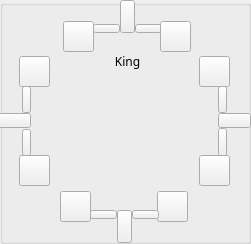
   <widget class="QGroupBox" name="groupBox_5">
    <property name="geometry">
     <rect>
      <x>1286</x>
      <y>39</y>
      <width>251</width>
      <height>244</height>
     </rect>
    </property>
    <property name="title">
     <string/>
    </property>
    <widget class="QPushButton" name="pushButton_148">
     <property name="geometry">
      <rect>
       <x>120</x>
       <y>0</y>
       <width>15</width>
       <height>33</height>
      </rect>
     </property>
     <property name="minimumSize">
      <size>
       <width>15</width>
       <height>33</height>
      </size>
     </property>
     <property name="maximumSize">
      <size>
       <width>15</width>
       <height>33</height>
      </size>
     </property>
     <property name="sizeIncrement">
      <size>
       <width>1</width>
       <height>1</height>
      </size>
     </property>
     <property name="styleSheet">
      <string notr="true">#pushButton_28{
background-color: green;
border-style: outset;
}
#pushButton_28:checked{
	background-color: red;
}</string>
     </property>
     <property name="text">
      <string/>
     </property>
     <property name="checkable">
      <bool>true</bool>
     </property>
    </widget>
    <widget class="QPushButton" name="pushButton_149">
     <property name="geometry">
      <rect>
       <x>-2</x>
       <y>113</y>
       <width>33</width>
       <height>15</height>
      </rect>
     </property>
     <property name="minimumSize">
      <size>
       <width>33</width>
       <height>15</height>
      </size>
     </property>
     <property name="maximumSize">
      <size>
       <width>33</width>
       <height>15</height>
      </size>
     </property>
     <property name="styleSheet">
      <string notr="true">#pushButton_32{
background-color: green;
border-style: outset;
}
#pushButton_32:checked{
	background-color: red;
}</string>
     </property>
     <property name="text">
      <string/>
     </property>
     <property name="checkable">
      <bool>true</bool>
     </property>
    </widget>
    <widget class="QPushButton" name="pushButton_150">
     <property name="geometry">
      <rect>
       <x>22</x>
       <y>86</y>
       <width>9</width>
       <height>27</height>
      </rect>
     </property>
     <property name="minimumSize">
      <size>
       <width>9</width>
       <height>27</height>
      </size>
     </property>
     <property name="maximumSize">
      <size>
       <width>9</width>
       <height>27</height>
      </size>
     </property>
     <property name="styleSheet">
      <string notr="true">#pushButton_30{
background-color: green;
border-style: outset;
}
#pushButton_30:checked{
	background-color: red;
}</string>
     </property>
     <property name="text">
      <string/>
     </property>
     <property name="checkable">
      <bool>true</bool>
     </property>
    </widget>
    <widget class="QPushButton" name="pushButton_151">
     <property name="geometry">
      <rect>
       <x>157</x>
       <y>191</y>
       <width>31</width>
       <height>31</height>
      </rect>
     </property>
     <property name="minimumSize">
      <size>
       <width>31</width>
       <height>31</height>
      </size>
     </property>
     <property name="maximumSize">
      <size>
       <width>31</width>
       <height>31</height>
      </size>
     </property>
     <property name="styleSheet">
      <string notr="true">#pushButton_6{
border-image: url(:/img/relaySPDT.png);
background-color: green;
border-style: outset;
border-radius: 5px;
border-width:2px;
border-color:beige;
font-size:12px;
font-weight:100;
color: white;
max-width:23px;
max-height:23px;
min-width:23px;
min-height:23px;
padding:2px;

}
#pushButton_6:checked{
	background-color: red;
}</string>
     </property>
     <property name="text">
      <string/>
     </property>
     <property name="checkable">
      <bool>true</bool>
     </property>
    </widget>
    <widget class="QPushButton" name="pushButton_152">
     <property name="geometry">
      <rect>
       <x>63</x>
       <y>21</y>
       <width>31</width>
       <height>31</height>
      </rect>
     </property>
     <property name="minimumSize">
      <size>
       <width>31</width>
       <height>31</height>
      </size>
     </property>
     <property name="maximumSize">
      <size>
       <width>31</width>
       <height>31</height>
      </size>
     </property>
     <property name="styleSheet">
      <string notr="true">#pushButton_22{
border-image: url(:/img/relaySPDT.png);
background-color: green;
border-style: outset;
border-radius: 5px;
border-width:2px;
border-color:beige;
font-size:12px;
font-weight:100;
color: white;
max-width:23px;
max-height:23px;
min-width:23px;
min-height:23px;
padding:2px;

}
#pushButton_22:checked{
	background-color: red;
}</string>
     </property>
     <property name="text">
      <string/>
     </property>
     <property name="checkable">
      <bool>true</bool>
     </property>
    </widget>
    <widget class="QPushButton" name="pushButton_153">
     <property name="geometry">
      <rect>
       <x>117</x>
       <y>210</y>
       <width>15</width>
       <height>33</height>
      </rect>
     </property>
     <property name="minimumSize">
      <size>
       <width>15</width>
       <height>33</height>
      </size>
     </property>
     <property name="maximumSize">
      <size>
       <width>15</width>
       <height>33</height>
      </size>
     </property>
     <property name="sizeIncrement">
      <size>
       <width>1</width>
       <height>1</height>
      </size>
     </property>
     <property name="styleSheet">
      <string notr="true">#pushButton_11{
background-color: green;
border-style: outset;
}
#pushButton_11:checked{
	background-color: red;
}</string>
     </property>
     <property name="text">
      <string/>
     </property>
     <property name="checkable">
      <bool>true</bool>
     </property>
    </widget>
    <widget class="QPushButton" name="pushButton_154">
     <property name="geometry">
      <rect>
       <x>60</x>
       <y>191</y>
       <width>31</width>
       <height>31</height>
      </rect>
     </property>
     <property name="minimumSize">
      <size>
       <width>31</width>
       <height>31</height>
      </size>
     </property>
     <property name="maximumSize">
      <size>
       <width>31</width>
       <height>31</height>
      </size>
     </property>
     <property name="styleSheet">
      <string notr="true">#pushButton_5{
border-image: url(:/img/relaySPDT.png);
background-color: green;
border-style: outset;
border-radius: 5px;
border-width:2px;
border-color:beige;
font-size:12px;
font-weight:100;
color: white;
max-width:23px;
max-height:23px;
min-width:23px;
min-height:23px;
padding:2px;

}
#pushButton_5:checked{
	background-color: red;
}</string>
     </property>
     <property name="text">
      <string/>
     </property>
     <property name="checkable">
      <bool>true</bool>
     </property>
    </widget>
    <widget class="QPushButton" name="pushButton_155">
     <property name="geometry">
      <rect>
       <x>132</x>
       <y>210</y>
       <width>27</width>
       <height>9</height>
      </rect>
     </property>
     <property name="minimumSize">
      <size>
       <width>27</width>
       <height>9</height>
      </size>
     </property>
     <property name="maximumSize">
      <size>
       <width>27</width>
       <height>9</height>
      </size>
     </property>
     <property name="sizeIncrement">
      <size>
       <width>1</width>
       <height>1</height>
      </size>
     </property>
     <property name="styleSheet">
      <string notr="true">#pushButton_13{
background-color: green;
border-style: outset;
}
#pushButton_13:checked{
	background-color: red;
}</string>
     </property>
     <property name="text">
      <string/>
     </property>
     <property name="checkable">
      <bool>true</bool>
     </property>
    </widget>
    <widget class="QPushButton" name="pushButton_156">
     <property name="geometry">
      <rect>
       <x>19</x>
       <y>56</y>
       <width>31</width>
       <height>31</height>
      </rect>
     </property>
     <property name="minimumSize">
      <size>
       <width>31</width>
       <height>31</height>
      </size>
     </property>
     <property name="maximumSize">
      <size>
       <width>31</width>
       <height>31</height>
      </size>
     </property>
     <property name="styleSheet">
      <string notr="true">#pushButton_31{
border-image: url(:/img/relaySPDT.png);
background-color: green;
border-style: outset;
border-radius: 5px;
border-width:2px;
border-color:beige;
font-size:12px;
font-weight:100;
color: white;
max-width:23px;
max-height:23px;
min-width:23px;
min-height:23px;
padding:2px;

}
#pushButton_31:checked{
	background-color: red;
}</string>
     </property>
     <property name="text">
      <string/>
     </property>
     <property name="checkable">
      <bool>true</bool>
     </property>
    </widget>
    <widget class="QPushButton" name="pushButton_157">
     <property name="geometry">
      <rect>
       <x>218</x>
       <y>113</y>
       <width>33</width>
       <height>15</height>
      </rect>
     </property>
     <property name="minimumSize">
      <size>
       <width>33</width>
       <height>15</height>
      </size>
     </property>
     <property name="maximumSize">
      <size>
       <width>33</width>
       <height>15</height>
      </size>
     </property>
     <property name="styleSheet">
      <string notr="true">#pushButton_8{
background-color: green;
border-style: outset;
}
#pushButton_8:checked{
	background-color: red;
}</string>
     </property>
     <property name="text">
      <string/>
     </property>
     <property name="checkable">
      <bool>true</bool>
     </property>
    </widget>
    <widget class="QPushButton" name="pushButton_158">
     <property name="geometry">
      <rect>
       <x>19</x>
       <y>155</y>
       <width>31</width>
       <height>31</height>
      </rect>
     </property>
     <property name="minimumSize">
      <size>
       <width>31</width>
       <height>31</height>
      </size>
     </property>
     <property name="maximumSize">
      <size>
       <width>31</width>
       <height>31</height>
      </size>
     </property>
     <property name="styleSheet">
      <string notr="true">#pushButton_29{
border-image: url(:/img/relaySPDT.png);
background-color: green;
border-style: outset;
border-radius: 5px;
border-width:2px;
border-color:beige;
font-size:12px;
font-weight:100;
color: white;
max-width:23px;
max-height:23px;
min-width:23px;
min-height:23px;
padding:2px;

}
#pushButton_29:checked{
	background-color: red;
}</string>
     </property>
     <property name="text">
      <string/>
     </property>
     <property name="checkable">
      <bool>true</bool>
     </property>
    </widget>
    <widget class="QPushButton" name="pushButton_159">
     <property name="geometry">
      <rect>
       <x>135</x>
       <y>24</y>
       <width>27</width>
       <height>9</height>
      </rect>
     </property>
     <property name="minimumSize">
      <size>
       <width>27</width>
       <height>9</height>
      </size>
     </property>
     <property name="maximumSize">
      <size>
       <width>27</width>
       <height>9</height>
      </size>
     </property>
     <property name="sizeIncrement">
      <size>
       <width>1</width>
       <height>1</height>
      </size>
     </property>
     <property name="styleSheet">
      <string notr="true">#pushButton_25{
background-color: green;
border-style: outset;
}
#pushButton_25:checked{
	background-color: red;
}</string>
     </property>
     <property name="text">
      <string/>
     </property>
     <property name="checkable">
      <bool>true</bool>
     </property>
    </widget>
    <widget class="QLabel" name="label_27">
     <property name="geometry">
      <rect>
       <x>50</x>
       <y>71</y>
       <width>151</width>
       <height>111</height>
      </rect>
     </property>
     <property name="minimumSize">
      <size>
       <width>151</width>
       <height>111</height>
      </size>
     </property>
     <property name="styleSheet">
      <string notr="true">border-image: url(:/img/powSub.jpg);</string>
     </property>
     <property name="text">
      <string/>
     </property>
    </widget>
    <widget class="QPushButton" name="pushButton_160">
     <property name="geometry">
      <rect>
       <x>199</x>
       <y>56</y>
       <width>31</width>
       <height>31</height>
      </rect>
     </property>
     <property name="minimumSize">
      <size>
       <width>31</width>
       <height>31</height>
      </size>
     </property>
     <property name="maximumSize">
      <size>
       <width>31</width>
       <height>31</height>
      </size>
     </property>
     <property name="styleSheet">
      <string notr="true">#pushButton_24{
border-image: url(:/img/relaySPDT.png);
background-color: green;
border-style: outset;
border-radius: 5px;
border-width:2px;
border-color:beige;
font-size:12px;
font-weight:100;
color: white;
max-width:23px;
max-height:23px;
min-width:23px;
min-height:23px;
padding:2px;

}
#pushButton_24:checked{
	background-color: red;
}</string>
     </property>
     <property name="text">
      <string/>
     </property>
     <property name="checkable">
      <bool>true</bool>
     </property>
    </widget>
    <widget class="QPushButton" name="pushButton_85">
     <property name="geometry">
      <rect>
       <x>90</x>
       <y>210</y>
       <width>27</width>
       <height>9</height>
      </rect>
     </property>
     <property name="minimumSize">
      <size>
       <width>27</width>
       <height>9</height>
      </size>
     </property>
     <property name="maximumSize">
      <size>
       <width>27</width>
       <height>9</height>
      </size>
     </property>
     <property name="sizeIncrement">
      <size>
       <width>1</width>
       <height>1</height>
      </size>
     </property>
     <property name="styleSheet">
      <string notr="true">#pushButton_12{
background-color: green;
border-style: outset;
}
#pushButton_12:checked{
	background-color: red;
}</string>
     </property>
     <property name="text">
      <string/>
     </property>
     <property name="checkable">
      <bool>true</bool>
     </property>
    </widget>
    <widget class="QPushButton" name="pushButton_161">
     <property name="geometry">
      <rect>
       <x>160</x>
       <y>21</y>
       <width>31</width>
       <height>31</height>
      </rect>
     </property>
     <property name="minimumSize">
      <size>
       <width>31</width>
       <height>31</height>
      </size>
     </property>
     <property name="maximumSize">
      <size>
       <width>31</width>
       <height>31</height>
      </size>
     </property>
     <property name="styleSheet">
      <string notr="true">#pushButton_27{
border-image: url(:/img/relaySPDT.png);
background-color: green;
border-style: outset;
border-radius: 5px;
border-width:2px;
border-color:beige;
font-size:12px;
font-weight:100;
color: white;
max-width:23px;
max-height:23px;
min-width:23px;
min-height:23px;
padding:2px;

}
#pushButton_27:checked{
	background-color: red;
}</string>
     </property>
     <property name="text">
      <string/>
     </property>
     <property name="checkable">
      <bool>true</bool>
     </property>
    </widget>
    <widget class="QLabel" name="label_28">
     <property name="geometry">
      <rect>
       <x>100</x>
       <y>51</y>
       <width>55</width>
       <height>21</height>
      </rect>
     </property>
     <property name="font">
      <font>
       <family>Inter UI Medium</family>
      </font>
     </property>
     <property name="text">
      <string>King</string>
     </property>
     <property name="alignment">
      <set>Qt::AlignCenter</set>
     </property>
    </widget>
    <widget class="QPushButton" name="pushButton_162">
     <property name="geometry">
      <rect>
       <x>199</x>
       <y>155</y>
       <width>31</width>
       <height>31</height>
      </rect>
     </property>
     <property name="minimumSize">
      <size>
       <width>31</width>
       <height>31</height>
      </size>
     </property>
     <property name="maximumSize">
      <size>
       <width>31</width>
       <height>31</height>
      </size>
     </property>
     <property name="styleSheet">
      <string notr="true">#pushButton_23{
border-image: url(:/img/relaySPDT.png);
background-color: green;
border-style: outset;
border-radius: 5px;
border-width:2px;
border-color:beige;
font-size:12px;
font-weight:100;
color: white;
max-width:23px;
max-height:23px;
min-width:23px;
min-height:23px;
padding:2px;

}
#pushButton_23:checked{
	background-color: red;
}</string>
     </property>
     <property name="text">
      <string/>
     </property>
     <property name="checkable">
      <bool>true</bool>
     </property>
    </widget>
    <widget class="QPushButton" name="pushButton_163">
     <property name="geometry">
      <rect>
       <x>218</x>
       <y>128</y>
       <width>9</width>
       <height>28</height>
      </rect>
     </property>
     <property name="minimumSize">
      <size>
       <width>9</width>
       <height>28</height>
      </size>
     </property>
     <property name="maximumSize">
      <size>
       <width>9</width>
       <height>28</height>
      </size>
     </property>
     <property name="styleSheet">
      <string notr="true">#pushButton_26{
background-color: green;
border-style: outset;
}
#pushButton_26:checked{
	background-color: red;
}</string>
     </property>
     <property name="text">
      <string/>
     </property>
     <property name="checkable">
      <bool>true</bool>
     </property>
    </widget>
    <widget class="QPushButton" name="pushButton_164">
     <property name="geometry">
      <rect>
       <x>93</x>
       <y>24</y>
       <width>27</width>
       <height>9</height>
      </rect>
     </property>
     <property name="minimumSize">
      <size>
       <width>27</width>
       <height>9</height>
      </size>
     </property>
     <property name="maximumSize">
      <size>
       <width>27</width>
       <height>9</height>
      </size>
     </property>
     <property name="sizeIncrement">
      <size>
       <width>1</width>
       <height>1</height>
      </size>
     </property>
     <property name="styleSheet">
      <string notr="true">#pushButton_21{
background-color: green;
border-style: outset;
}
#pushButton_21:checked{
	background-color: red;
}</string>
     </property>
     <property name="text">
      <string/>
     </property>
     <property name="checkable">
      <bool>true</bool>
     </property>
    </widget>
    <widget class="QPushButton" name="pushButton_165">
     <property name="geometry">
      <rect>
       <x>218</x>
       <y>86</y>
       <width>9</width>
       <height>27</height>
      </rect>
     </property>
     <property name="styleSheet">
      <string notr="true">#pushButton_7{
background-color: green;
border-style: outset;
}
#pushButton_7:checked{
	background-color: red;
}</string>
     </property>
     <property name="text">
      <string/>
     </property>
     <property name="checkable">
      <bool>true</bool>
     </property>
    </widget>
    <widget class="QPushButton" name="pushButton_166">
     <property name="geometry">
      <rect>
       <x>22</x>
       <y>129</y>
       <width>9</width>
       <height>27</height>
      </rect>
     </property>
     <property name="minimumSize">
      <size>
       <width>9</width>
       <height>27</height>
      </size>
     </property>
     <property name="maximumSize">
      <size>
       <width>9</width>
       <height>27</height>
      </size>
     </property>
     <property name="styleSheet">
      <string notr="true">#pushButton_33{
background-color: green;
border-style: outset;
}
#pushButton_33:checked{
	background-color: red;
}</string>
     </property>
     <property name="text">
      <string/>
     </property>
     <property name="checkable">
      <bool>true</bool>
     </property>
    </widget>
   </widget>
